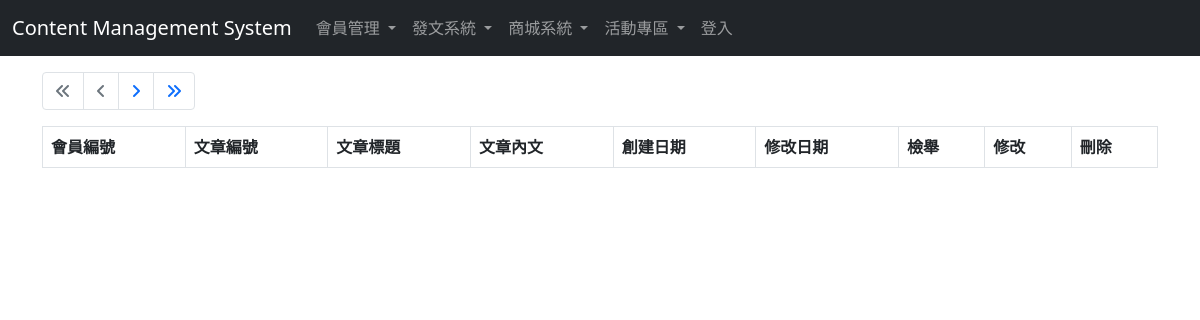
The page /content-management-system/blog-page/blog-admin.php on the database as committed earlier.
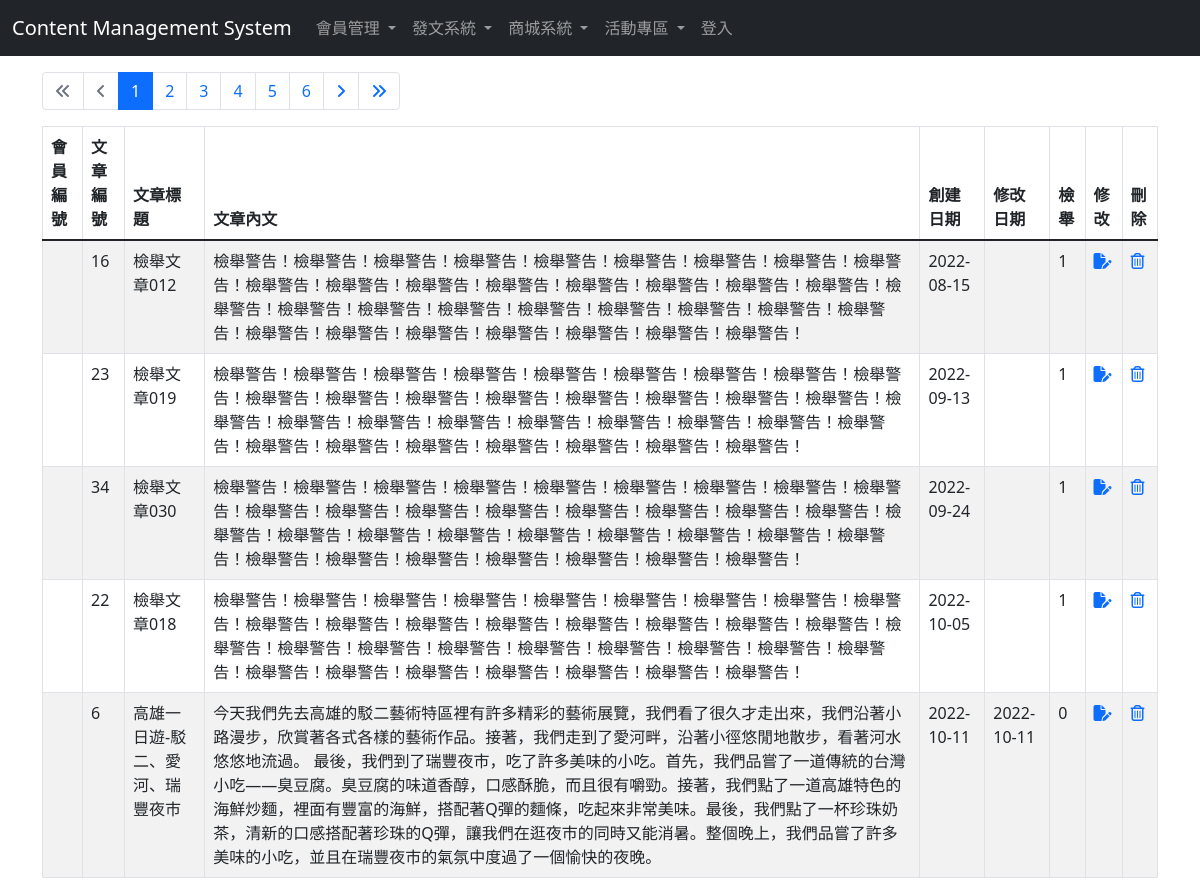
The same page on the database as committed later.
### tables this page shows
CREATE TABLE `post` (
  `post_id` int(11) NOT NULL,
  `created_date` date NOT NULL,
  `modified_date` date DEFAULT NULL,
  `member_id` int(11) DEFAULT NULL,
  `post_title` varchar(50) NOT NULL,
  `post_content` varchar(2000) NOT NULL,
  `is_reported` tinyint(1) NOT NULL,
  `post_likes` int(11) NOT NULL
);

### content-management-system/blog-page/blog-admin.php (the view, shortened to what this page needs)
<?php
require '../parts/connect_db.php';
$perPage = 5;
$page = isset($_GET['page']) ? intval($_GET['page']) : 1;
$t_sql = "SELECT count(1) FROM post";
$totalRows =$pdo->query($t_sql)->fetch(PDO::FETCH_NUM)[0];
$totalPages = ceil($totalRows/$perPage);
$rows = [];
if(! empty($totalRows)){
    $sql = sprintf(
        "SELECT * FROM post ORDER BY created_date ASC LIMIT %s, %s",
        ($page-1)*$perPage,
        $perPage
    );
    $rows = $pdo->query($sql)->fetchAll();
};
?>
<?php include '../parts/html-head.php' ?>
<?php include '../parts/navbar.php' ?>
<br>
<br>
<br>
<div class="container">
    <div class="row">
        <div class="col">
            <nav aria-label="Page navigation example">
                <ul class="pagination">
                    <li class="page-item <?= $page==1 ? 'disabled' : ''?>">
                        <a class="page-link" href="?page=1">
                            <i class="fa-solid fa-angles-left"></i>
                        </a>
                    </li>
                    <li class="page-item <?= $page==1 ? 'disabled' : ''?>">
                        <a class="page-link" href="?page=<?= $page-1 ?>">
                            <i class="fa-solid fa-angle-left"></i>
                        </a>
                    </li>
                    <?php for($i=$page-5; $i<=$page+5; $i++):
                        if($i>=1 and $i<=$totalPages):
                    ?>
                    <li class="page-item <?= $i==$page ? 'active' : '' ?>">
                        <a class="page-link" href="?page=<?= $i ?>"><?= $i ?></a>
                    </li>
                    <?php endif; endfor ?>
                    <li class="page-item <?= $page==$totalPages ? 'disabled' : ''?>">
                        <a class="page-link" href="?page=<?= $page+1 ?>">
                            <i class="fa-solid fa-angle-right"></i>
                        </a>
                    </li>
                    <li class="page-item <?= $page==$totalPages ? 'disabled' : ''?>">
                        <a class="page-link" href="?page=<?= $totalPages ?>">
                            <i class="fa-solid fa-angles-right"></i>
                        </a>
                    </li>
                </ul>
            </nav>
        </div>
    </div>
    <div class="row">
        <div class="col">
            <table class="table table-striped table-bordered">
                <thead>
                    <tr>
                        <th scope="col">會員編號</th>
                        <th scope="col">文章編號</th>
                        <th scope="col">文章標題</th>
                        <th scope="col">文章內文</th>
                        <th scope="col">創建日期</th>
                        <th scope="col">修改日期</th>
                        <th scope="col">檢舉</th>
                        <th scope="col">修改</th>
                        <th scope="col">刪除</th>
                    </tr>
                </thead>
                <tbody>
                    <?php foreach ($rows as $r) : ?>
                        <tr>
                            <td><?= $r['member_id'] ?></td>
                            <td><?= $r['post_id'] ?></td>
                            <td><?= htmlentities($r['post_title']) ?></td>
                            <td><?= htmlentities($r['post_content']) ?></td>
                            <td><?= $r['created_date'] ?></td>
                            <td><?= $r['modified_date'] ?></td>
                            <td><?= $r['is_reported'] ?></td>
                            <td>
                                <a href="blog-edit.php?post_id=<?= $r['post_id'] ?>">
                                    <i class="fa-solid fa-file-pen"></i>
                                </a>
                            </td>
                            <td>
                                <a href="javascript: delete_it(<?= $r['post_id']?>)">
                                    <i class="fa-regular fa-trash-can"></i>
                                </a>
                            </td>
                        </tr>
                    <?php endforeach ?>
                </tbody>
            </table>
        </div>
    </div>
</div>
<?php include '../parts/html-foot.php' ?>

Rows that differ between the two databases and show on the page:
added post: post_id "16", post_title "檢舉文章012", post_content "檢舉警告！檢舉警告！檢舉警告！檢舉警告！檢舉警告！檢舉警告！檢舉警告！檢舉警告！檢舉警告！檢舉警告！檢舉警告！檢舉警告！檢舉警告！檢舉警告！檢舉警告！檢舉警告！檢舉警告！檢舉警告！檢舉警告！檢舉警告！檢舉警告！檢舉警告！檢舉警告！檢舉警告！檢舉警告！檢舉警告！檢舉警告！檢舉警告！檢舉警告！檢舉警告！檢舉警告！檢舉警告！檢舉警告！", created_date "2022-08-15", is_reported "1"
added post: post_id "23", post_title "檢舉文章019", post_content "檢舉警告！檢舉警告！檢舉警告！檢舉警告！檢舉警告！檢舉警告！檢舉警告！檢舉警告！檢舉警告！檢舉警告！檢舉警告！檢舉警告！檢舉警告！檢舉警告！檢舉警告！檢舉警告！檢舉警告！檢舉警告！檢舉警告！檢舉警告！檢舉警告！檢舉警告！檢舉警告！檢舉警告！檢舉警告！檢舉警告！檢舉警告！檢舉警告！檢舉警告！檢舉警告！檢舉警告！檢舉警告！檢舉警告！", created_date "2022-09-13", is_reported "1"
added post: post_id "34", post_title "檢舉文章030", post_content "檢舉警告！檢舉警告！檢舉警告！檢舉警告！檢舉警告！檢舉警告！檢舉警告！檢舉警告！檢舉警告！檢舉警告！檢舉警告！檢舉警告！檢舉警告！檢舉警告！檢舉警告！檢舉警告！檢舉警告！檢舉警告！檢舉警告！檢舉警告！檢舉警告！檢舉警告！檢舉警告！檢舉警告！檢舉警告！檢舉警告！檢舉警告！檢舉警告！檢舉警告！檢舉警告！檢舉警告！檢舉警告！檢舉警告！", created_date "2022-09-24", is_reported "1"
added post: post_id "22", post_title "檢舉文章018", post_content "檢舉警告！檢舉警告！檢舉警告！檢舉警告！檢舉警告！檢舉警告！檢舉警告！檢舉警告！檢舉警告！檢舉警告！檢舉警告！檢舉警告！檢舉警告！檢舉警告！檢舉警告！檢舉警告！檢舉警告！檢舉警告！檢舉警告！檢舉警告！檢舉警告！檢舉警告！檢舉警告！檢舉警告！檢舉警告！檢舉警告！檢舉警告！檢舉警告！檢舉警告！檢舉警告！檢舉警告！檢舉警告！檢舉警告！", created_date "2022-10-05", is_reported "1"
added post: post_id "6", post_title "高雄一日遊-駁二、愛河、瑞豐夜市", post_content "今天我們先去高雄的駁二藝術特區裡有許多精彩的藝術展覽，我們看了很久才走出來，我們沿著小路漫步，欣賞著各式各樣的藝術作品。接著，我們走到了愛河畔，沿著小徑悠閒地散步，看著河水悠悠地流過。 最後，我們到了瑞豐夜市，吃了許多美味的小吃。首先，我們品嘗了一道傳統的台灣小吃——臭豆腐。臭豆腐的味道香醇，口感酥脆，而且很有嚼勁。接著，我們點了一道高雄特色的海鮮炒麵，裡面有豐富的海鮮，搭配著Q彈的麵條，吃起來非常美味。最後，我們點了一杯珍珠奶茶，清新的口感搭配著珍珠的Q彈，讓我們在逛夜市的同時又能消暑。整個晚上，我們品嘗了許多美味的小吃，並且在瑞豐夜市的氣氛中度過了一個愉快的夜晚。", created_date "2022-10-11", modified_date "2022-10-11", is_reported "0"
Other text that changed with them:
new list line: "1"
new list line: "2"
new list line: "3"
new list line: "4"
new list line: "5"
new list line: "6"
